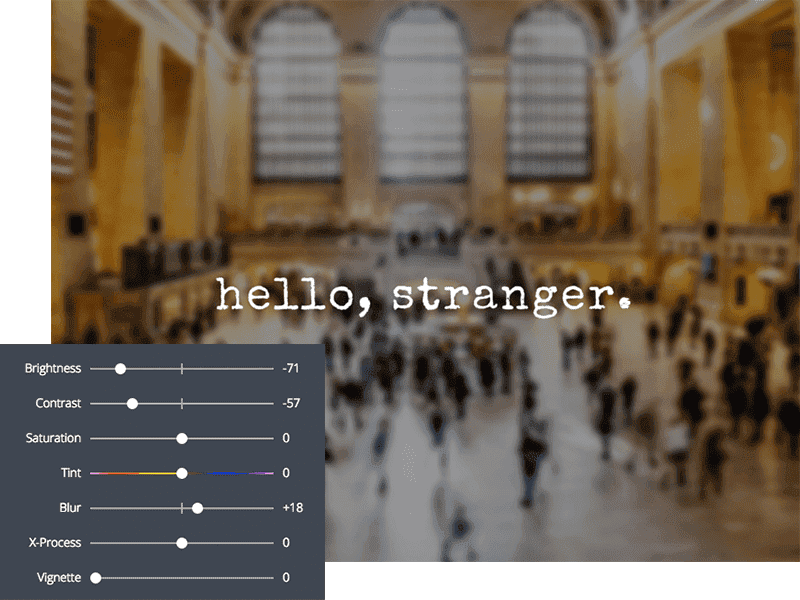
#> input picture foti.png, 800 x 600 px
$ python odev3.py
#> lines starting #> are read from the running program, lines starting #| are printed output that depends on the picture; after the words box and inside, x2 and y2 are one past the last pixel; in counts of white or black regions, pixels touching at a corner belong together
#ÖDEV 3/ contrast

import cv2
import numpy as np
import matplotlib.pyplot as plt

try:
    img = cv2.imread('foti.png')
#> img is the input picture: shape (600, 800, 3); mean B, G, R 89, 102.3, 114
    img = cv2.resize(img, (500, 600))
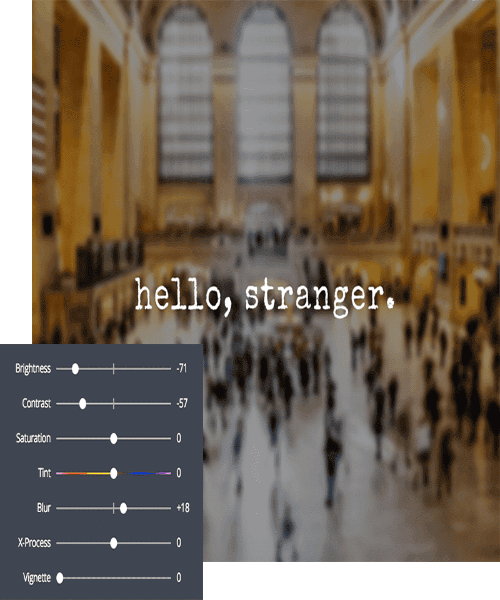
#> img: shape (600, 500, 3); mean B, G, R 89.1, 102.4, 114
except Exception as e:
    print(str(e))

img_bw = cv2.cvtColor(img, cv2.COLOR_BGR2GRAY)
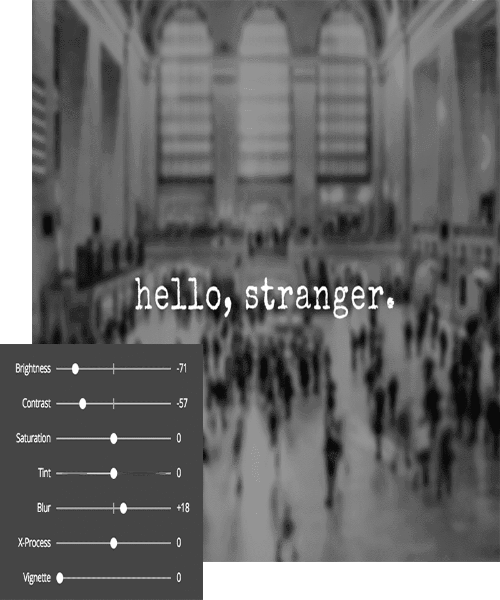
#> img_bw: shape (600, 500); min 10, max 255, mean 104.3

clahe = cv2.createCLAHE(clipLimit=5)
final_image = clahe.apply(img_bw) + 30
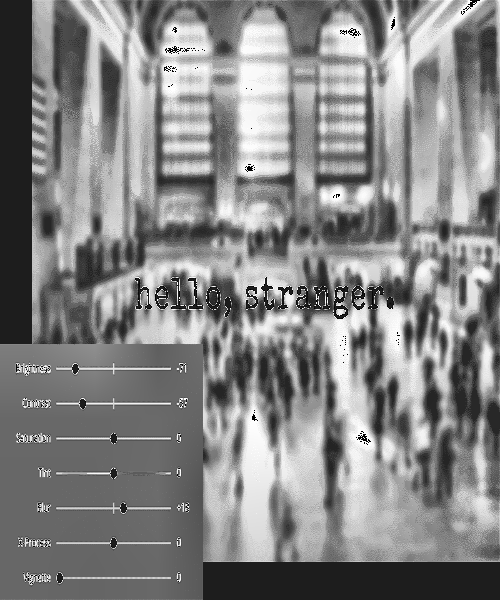
#> final_image: shape (600, 500); min 0, max 255, mean 133.4

_, ordinary_img = cv2.threshold(img_bw, 155, 255, cv2.THRESH_BINARY)
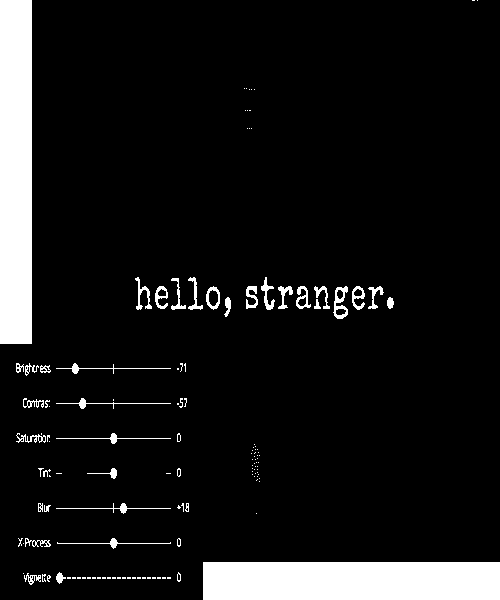
#> ordinary_img: shape (600, 500); 8.9% white; 132 white regions (90 under 20 px), largest, box (x1, y1, x2, y2) and area: (203, 562, 500, 600) 11286, (0, 0, 32, 344) 11008, (333, 286, 348, 319) 241

plt.subplot(2, 2, 1), plt.imshow(img, cmap='gray')
plt.title('orijinal resim'), plt.xticks([]), plt.yticks([])

plt.subplot(2, 2, 2), plt.imshow(ordinary_img, cmap='gray')
plt.title('ordinary threshold'), plt.xticks([]), plt.yticks([])

plt.subplot(2, 2, 3), plt.imshow(final_image, cmap='gray')
plt.title('clahe resim'), plt.xticks([]), plt.yticks([])

plt.show()
#> figure, not shown here; B, G, R data is drawn as R, G, B
